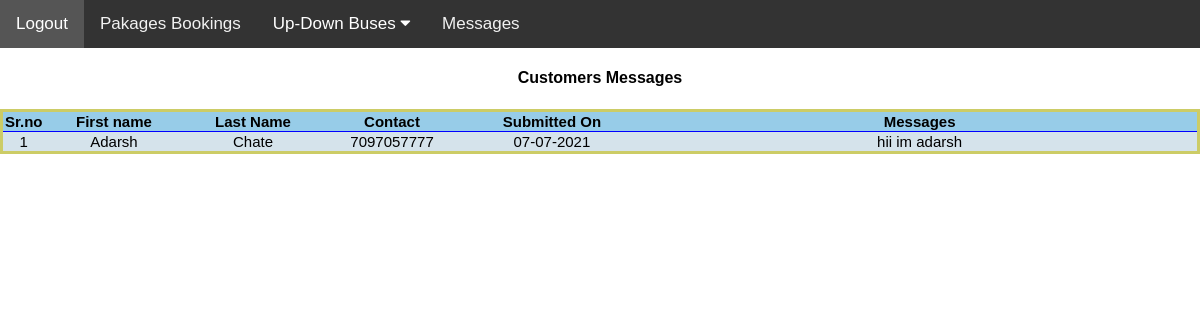
Screenshot of /admin/msgcon.php with the database file from the repository.
### tables this page shows
CREATE TABLE mesg(srno int AUTO_INCREMENT PRIMARY KEY,fname varchar(12),
lname varchar(12),contactus varchar(13),subdate varchar(20),messub TEXT(150));

### admin/msgcon.php (the view, shortened to what this page needs)
<?php include('topbar.php'); ?>
<!DOCTYPE html>
<html>
<head>
</head>
<body>
<div class="myss">
<h4 align="center ">Customers Messages</h4>
<table id="myTable">
<tr>
<th style="width:1%;">Sr.no</th>
<th style="width:10%;">First name</th>
<th style="width:10%;">Last Name</th>
<th style="width:10%;">Contact </th>
<th style="width:13%;">Submitted On </th>
<th style="width:40%;">Messages</th>
</tr>
<?php
  $con=makeconnection();
  $sql="SELECT * FROM `mesg`";
  $rs=mysqli_query($con,$sql);
  while($row = mysqli_fetch_assoc($rs))
  {
      echo "<tr>";
      echo "<td>";
      echo $row['srno'];
      echo "</td>";
      echo "<td>";
      echo $row['fname'];
      echo "</td>";
      echo "<td>";
      echo $row['lname'];
      echo "</td>";
      echo "<td>";
      echo $row['contactus'];
      echo "</td>";
      echo "<td>";
      echo $row['subdate'];
      echo "</td>";
      echo "<td>";
      echo $row['messub'];
      echo "</td>";
      echo "</tr>";
  }
?>
</table>
</div>
</body>
</html>

### admin/topbar.php (style rules this page uses)
body { margin:0;font-family:Arial }

### admin/msgcon.php (style rules this page uses)
#myTable { margin-left: auto; margin-right: auto; background-color:#d5e3eb; border-collapse: collapse; width: auto; border: 3px solid #cccc66; font-size:15px; }
#myTable th { background-color:#97cce8; color:black; }
#myTable th, #myTable td { text-align:center; width:fit-content; padding: auto; }
#myTable tr { border-bottom: 1px solid darkred; border: 1px solid blue; }

### rows the page displays
mesg: srno "1", fname "Adarsh", lname "Chate", contactus "7097057777", subdate "07-07-2021", messub "hii im adarsh"
